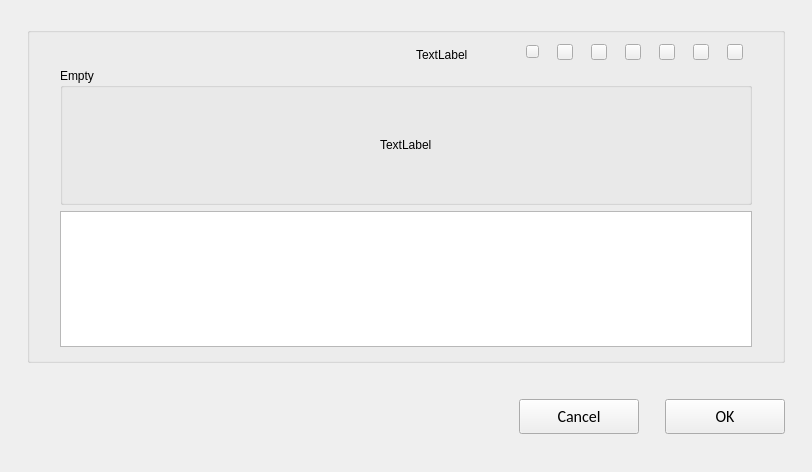
<?xml version="1.0" encoding="UTF-8"?>
<ui version="4.0">
 <class>C_SdNdeDpListDataSetWidget</class>
 <widget class="QWidget" name="C_SdNdeDpListDataSetWidget">
  <property name="geometry">
   <rect>
    <x>0</x>
    <y>0</y>
    <width>812</width>
    <height>472</height>
   </rect>
  </property>
  <property name="windowTitle">
   <string>Form</string>
  </property>
  <layout class="QVBoxLayout" name="verticalLayout_3">
   <property name="leftMargin">
    <number>27</number>
   </property>
   <property name="topMargin">
    <number>27</number>
   </property>
   <property name="rightMargin">
    <number>27</number>
   </property>
   <item>
    <widget class="stw::opensyde_gui_elements::C_OgeGbx" name="pc_GroupBoxGeneral">
     <property name="focusPolicy">
      <enum>Qt::ClickFocus</enum>
     </property>
     <property name="title">
      <string/>
     </property>
     <layout class="QVBoxLayout" name="verticalLayout" stretch="0,1,1">
      <property name="leftMargin">
       <number>30</number>
      </property>
      <property name="rightMargin">
       <number>30</number>
      </property>
      <property name="bottomMargin">
       <number>13</number>
      </property>
      <item>
       <layout class="QHBoxLayout" name="horizontalLayout_3" stretch="1,0,0,0,0,0,0,0,0,0">
        <property name="spacing">
         <number>18</number>
        </property>
        <property name="rightMargin">
         <number>9</number>
        </property>
        <item>
         <spacer name="horizontalSpacer">
          <property name="orientation">
           <enum>Qt::Horizontal</enum>
          </property>
          <property name="sizeHint" stdset="0">
           <size>
            <width>40</width>
            <height>20</height>
           </size>
          </property>
         </spacer>
        </item>
        <item>
         <widget class="QLabel" name="pc_SelectionLabel">
          <property name="styleRole" stdset="0">
           <string>node-data-pool-selected-items</string>
          </property>
          <property name="focusPolicy">
           <enum>Qt::StrongFocus</enum>
          </property>
          <property name="text">
           <string>TextLabel</string>
          </property>
          <property name="alignment">
           <set>Qt::AlignBottom|Qt::AlignLeading|Qt::AlignLeft</set>
          </property>
         </widget>
        </item>
        <item>
         <spacer name="horizontalSpacer_2">
          <property name="orientation">
           <enum>Qt::Horizontal</enum>
          </property>
          <property name="sizeType">
           <enum>QSizePolicy::Fixed</enum>
          </property>
          <property name="sizeHint" stdset="0">
           <size>
            <width>40</width>
            <height>20</height>
           </size>
          </property>
         </spacer>
        </item>
        <item>
         <widget class="stw::opensyde_gui_elements::C_OgePubIconOnly" name="pc_PushButtonAdd">
          <property name="minimumSize">
           <size>
            <width>13</width>
            <height>13</height>
           </size>
          </property>
          <property name="maximumSize">
           <size>
            <width>13</width>
            <height>13</height>
           </size>
          </property>
          <property name="focusPolicy">
           <enum>Qt::NoFocus</enum>
          </property>
          <property name="text">
           <string/>
          </property>
         </widget>
        </item>
        <item>
         <widget class="stw::opensyde_gui_elements::C_OgePubIconOnly" name="pc_PushButtonCut">
          <property name="minimumSize">
           <size>
            <width>16</width>
            <height>16</height>
           </size>
          </property>
          <property name="maximumSize">
           <size>
            <width>16</width>
            <height>16</height>
           </size>
          </property>
          <property name="focusPolicy">
           <enum>Qt::NoFocus</enum>
          </property>
          <property name="text">
           <string/>
          </property>
         </widget>
        </item>
        <item>
         <widget class="stw::opensyde_gui_elements::C_OgePubIconOnly" name="pc_PushButtonCopy">
          <property name="minimumSize">
           <size>
            <width>16</width>
            <height>16</height>
           </size>
          </property>
          <property name="maximumSize">
           <size>
            <width>16</width>
            <height>16</height>
           </size>
          </property>
          <property name="focusPolicy">
           <enum>Qt::NoFocus</enum>
          </property>
          <property name="text">
           <string/>
          </property>
         </widget>
        </item>
        <item>
         <widget class="stw::opensyde_gui_elements::C_OgePubIconOnly" name="pc_PushButtonPaste">
          <property name="minimumSize">
           <size>
            <width>16</width>
            <height>16</height>
           </size>
          </property>
          <property name="maximumSize">
           <size>
            <width>16</width>
            <height>16</height>
           </size>
          </property>
          <property name="focusPolicy">
           <enum>Qt::NoFocus</enum>
          </property>
          <property name="text">
           <string/>
          </property>
         </widget>
        </item>
        <item>
         <widget class="stw::opensyde_gui_elements::C_OgePubIconOnly" name="pc_PushButtonDelete">
          <property name="minimumSize">
           <size>
            <width>16</width>
            <height>16</height>
           </size>
          </property>
          <property name="maximumSize">
           <size>
            <width>16</width>
            <height>16</height>
           </size>
          </property>
          <property name="focusPolicy">
           <enum>Qt::NoFocus</enum>
          </property>
          <property name="text">
           <string/>
          </property>
         </widget>
        </item>
        <item>
         <widget class="stw::opensyde_gui_elements::C_OgePubIconOnly" name="pc_PushButtonMoveLeft">
          <property name="minimumSize">
           <size>
            <width>16</width>
            <height>16</height>
           </size>
          </property>
          <property name="maximumSize">
           <size>
            <width>16</width>
            <height>16</height>
           </size>
          </property>
          <property name="focusPolicy">
           <enum>Qt::NoFocus</enum>
          </property>
          <property name="text">
           <string/>
          </property>
         </widget>
        </item>
        <item>
         <widget class="stw::opensyde_gui_elements::C_OgePubIconOnly" name="pc_PushButtonMoveRight">
          <property name="minimumSize">
           <size>
            <width>16</width>
            <height>16</height>
           </size>
          </property>
          <property name="maximumSize">
           <size>
            <width>16</width>
            <height>16</height>
           </size>
          </property>
          <property name="focusPolicy">
           <enum>Qt::NoFocus</enum>
          </property>
          <property name="text">
           <string/>
          </property>
         </widget>
        </item>
       </layout>
      </item>
      <item>
       <widget class="stw::opensyde_gui_elements::C_OgeGbxTransparent" name="pc_GroupBoxEmpty">
        <property name="title">
         <string>Empty</string>
        </property>
        <layout class="QVBoxLayout" name="verticalLayout_2">
         <item>
          <spacer name="verticalSpacer">
           <property name="orientation">
            <enum>Qt::Vertical</enum>
           </property>
           <property name="sizeHint" stdset="0">
            <size>
             <width>20</width>
             <height>40</height>
            </size>
           </property>
          </spacer>
         </item>
         <item>
          <layout class="QHBoxLayout" name="horizontalLayout">
           <item>
            <spacer name="horizontalSpacer_5">
             <property name="orientation">
              <enum>Qt::Horizontal</enum>
             </property>
             <property name="sizeHint" stdset="0">
              <size>
               <width>40</width>
               <height>20</height>
              </size>
             </property>
            </spacer>
           </item>
           <item>
            <widget class="stw::opensyde_gui_elements::C_OgeLabGroupItem" name="pc_LabelReplacement">
             <property name="text">
              <string>TextLabel</string>
             </property>
            </widget>
           </item>
           <item>
            <spacer name="horizontalSpacer_6">
             <property name="orientation">
              <enum>Qt::Horizontal</enum>
             </property>
             <property name="sizeHint" stdset="0">
              <size>
               <width>40</width>
               <height>20</height>
              </size>
             </property>
            </spacer>
           </item>
          </layout>
         </item>
         <item>
          <spacer name="verticalSpacer_2">
           <property name="orientation">
            <enum>Qt::Vertical</enum>
           </property>
           <property name="sizeHint" stdset="0">
            <size>
             <width>20</width>
             <height>40</height>
            </size>
           </property>
          </spacer>
         </item>
        </layout>
       </widget>
      </item>
      <item>
       <widget class="stw::opensyde_gui::C_SdNdeDpListDataSetView" name="pc_TableView">
        <attribute name="horizontalHeaderStretchLastSection">
         <bool>true</bool>
        </attribute>
        <attribute name="verticalHeaderStretchLastSection">
         <bool>true</bool>
        </attribute>
       </widget>
      </item>
     </layout>
    </widget>
   </item>
   <item>
    <spacer name="verticalSpacer_3">
     <property name="orientation">
      <enum>Qt::Vertical</enum>
     </property>
     <property name="sizeType">
      <enum>QSizePolicy::Fixed</enum>
     </property>
     <property name="sizeHint" stdset="0">
      <size>
       <width>20</width>
       <height>30</height>
      </size>
     </property>
    </spacer>
   </item>
   <item>
    <layout class="QHBoxLayout" name="horizontalLayout_7">
     <item>
      <spacer name="horizontalSpacer_3">
       <property name="orientation">
        <enum>Qt::Horizontal</enum>
       </property>
       <property name="sizeHint" stdset="0">
        <size>
         <width>40</width>
         <height>20</height>
        </size>
       </property>
      </spacer>
     </item>
     <item>
      <widget class="stw::opensyde_gui_elements::C_OgePubCancel" name="pc_BushButtonCancel">
       <property name="minimumSize">
        <size>
         <width>120</width>
         <height>35</height>
        </size>
       </property>
       <property name="maximumSize">
        <size>
         <width>120</width>
         <height>35</height>
        </size>
       </property>
       <property name="font">
        <font>
         <family>Calibri</family>
         <pointsize>12</pointsize>
        </font>
       </property>
       <property name="focusPolicy">
        <enum>Qt::StrongFocus</enum>
       </property>
       <property name="text">
        <string>Cancel</string>
       </property>
      </widget>
     </item>
     <item>
      <spacer name="horizontalSpacer_4">
       <property name="orientation">
        <enum>Qt::Horizontal</enum>
       </property>
       <property name="sizeType">
        <enum>QSizePolicy::Fixed</enum>
       </property>
       <property name="sizeHint" stdset="0">
        <size>
         <width>20</width>
         <height>20</height>
        </size>
       </property>
      </spacer>
     </item>
     <item>
      <widget class="stw::opensyde_gui_elements::C_OgePubDialog" name="pc_BushButtonOk">
       <property name="minimumSize">
        <size>
         <width>120</width>
         <height>35</height>
        </size>
       </property>
       <property name="maximumSize">
        <size>
         <width>120</width>
         <height>35</height>
        </size>
       </property>
       <property name="font">
        <font>
         <family>Calibri</family>
         <pointsize>12</pointsize>
        </font>
       </property>
       <property name="focusPolicy">
        <enum>Qt::StrongFocus</enum>
       </property>
       <property name="text">
        <string>OK</string>
       </property>
      </widget>
     </item>
    </layout>
   </item>
   <item>
    <spacer name="verticalSpacer_4">
     <property name="orientation">
      <enum>Qt::Vertical</enum>
     </property>
     <property name="sizeType">
      <enum>QSizePolicy::Fixed</enum>
     </property>
     <property name="sizeHint" stdset="0">
      <size>
       <width>20</width>
       <height>27</height>
      </size>
     </property>
    </spacer>
   </item>
  </layout>
 </widget>
 <customwidgets>
  <customwidget>
   <class>stw::opensyde_gui_elements::C_OgePubDialog</class>
   <extends>QPushButton</extends>
   <header>C_OgePubDialog.hpp</header>
  </customwidget>
  <customwidget>
   <class>stw::opensyde_gui_elements::C_OgeGbx</class>
   <extends>QGroupBox</extends>
   <header>C_OgeGbx.hpp</header>
   <container>1</container>
  </customwidget>
  <customwidget>
   <class>stw::opensyde_gui_elements::C_OgePubCancel</class>
   <extends>QPushButton</extends>
   <header>C_OgePubCancel.hpp</header>
  </customwidget>
  <customwidget>
   <class>stw::opensyde_gui_elements::C_OgeLabGroupItem</class>
   <extends>QLabel</extends>
   <header>C_OgeLabGroupItem.hpp</header>
  </customwidget>
  <customwidget>
   <class>stw::opensyde_gui_elements::C_OgeGbxTransparent</class>
   <extends>QGroupBox</extends>
   <header>C_OgeGbxTransparent.hpp</header>
   <container>1</container>
  </customwidget>
  <customwidget>
   <class>stw::opensyde_gui_elements::C_OgePubIconOnly</class>
   <extends>QPushButton</extends>
   <header>C_OgePubIconOnly.hpp</header>
  </customwidget>
  <customwidget>
   <class>stw::opensyde_gui::C_SdNdeDpListDataSetView</class>
   <extends>QTableView</extends>
   <header>C_SdNdeDpListDataSetView.hpp</header>
  </customwidget>
 </customwidgets>
 <tabstops>
  <tabstop>pc_SelectionLabel</tabstop>
  <tabstop>pc_TableView</tabstop>
  <tabstop>pc_BushButtonCancel</tabstop>
  <tabstop>pc_BushButtonOk</tabstop>
 </tabstops>
 <resources/>
 <connections/>
</ui>
